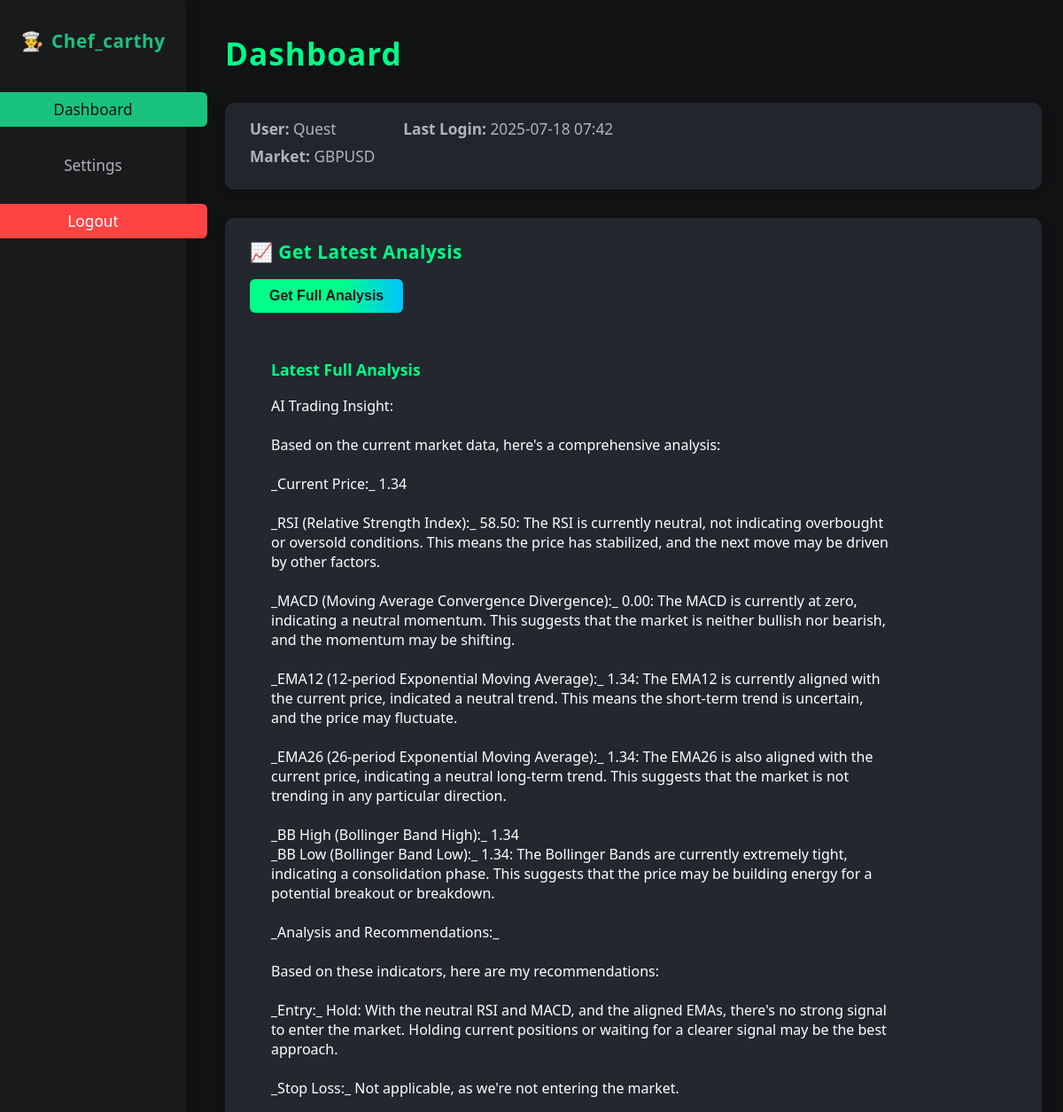
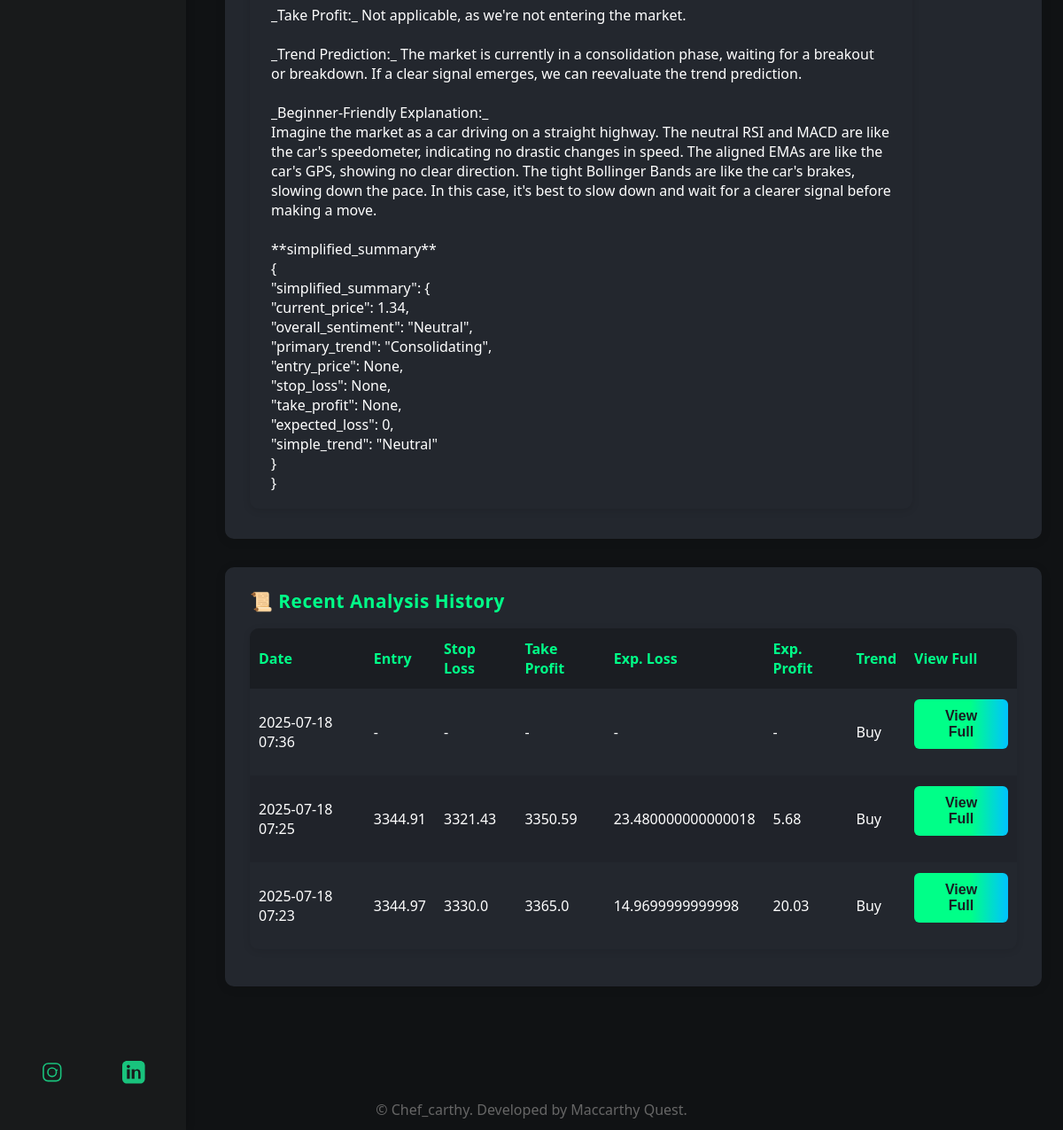
Page /dashboard (signed in) on the committed database (2 pictures, top to bottom).
### models.py (models this page shows, shortened)
class User(db.Model):
    id = db.Column(db.Integer, primary_key=True)
    username = db.Column(db.String(80), unique=True, nullable=False)
    password = db.Column(db.String(120), nullable=False)
    is_admin = db.Column(db.Boolean, default=False)
    created_at = db.Column(db.DateTime, default=datetime.utcnow)
    last_login = db.Column(db.DateTime)
    symbol = db.Column(db.String(20), default='XAUUSDm')
    analysis_preference = db.Column(db.String(10), default='simple')  # 'simple' or 'full'

class TradingHistory(db.Model):
    id = db.Column(db.Integer, primary_key=True)
    user_id = db.Column(db.Integer, db.ForeignKey('user.id'), nullable=False)
    timestamp = db.Column(db.DateTime, default=datetime.utcnow)
    symbol = db.Column(db.String(20))  # The market analyzed
    analysis_full = db.Column(db.Text)  # Full analysis text
    analysis_current_price = db.Column(db.Float)  # Current price at analysis time
    analysis_overall_sentiment = db.Column(db.String(20))  # bullish/bearish/neutral
    analysis_primary_trend = db.Column(db.String(20))  # primary trend direction
    entry_price = db.Column(db.Float)
    stop_loss = db.Column(db.Float)
    take_profit = db.Column(db.Float)
    expected_loss = db.Column(db.Float)
    expected_profit = db.Column(db.Float)
    simple_trend = db.Column(db.String(32))
    user = db.relationship('User', backref=db.backref('analyses', lazy=True))

### app.py (the view)
@app.route("/dashboard")
def dashboard():
    if "user_id" not in session:
        return redirect(url_for("login"))
    user = User.query.get(session["user_id"])
    analysis_history = TradingHistory.query.filter_by(user_id=user.id).order_by(TradingHistory.timestamp.desc()).limit(10).all()
    context = {
        'user': user,
        'analysis_history': analysis_history,
        'is_admin': session.get('is_admin', False),
        'current_timestamp': datetime.utcnow().timestamp() # Pass current timestamp for cache busting
    }
    if session.get('is_admin'):
        context['all_users'] = User.query.filter_by(is_admin=False).all()
        context['total_users'] = User.query.filter_by(is_admin=False).count()
        context['total_analyses_run'] = TradingHistory.query.count()
    return render_template("dashboard.html", **context)

### templates/dashboard.html (shortened to what this page needs)
<!DOCTYPE html>
<html lang="en">
<head>
</head>
<body>
<div class="sidebar">
    <h2><span role="img" aria-label="chef">👨‍🍳</span> Chef_carthy</h2>
    <a href="/dashboard" class="active">Dashboard</a>
    <a href="/settings">Settings</a>
    <a href="/logout" style="background:#ff4444;color:#fff;">Logout</a>
    <div class="socials">
      <a href="https://www.instagram.com/_i_am_quest/" target="_blank" title="Instagram" aria-label="Instagram">
      </a>
      <a href="https://www.linkedin.com/in/maccarthy-quest-329343275/" target="_blank" title="LinkedIn" aria-label="LinkedIn">
      </a>
    </div>
</div>
<div class="container">
    <div class="dashboard-header">
        <h1>Dashboard</h1>
    </div>
    <div class="user-info">
        <div>
            <p><strong>User:</strong> {{ user.username }}</p>
            <p><strong>Market:</strong> {{ user.symbol }}</p>
                    </div>
        <div>
            <p><strong>Last Login:</strong> {{ user.last_login.strftime('%Y-%m-%d %H:%M') if user.last_login else 'N/A' }}</p>
        </div>
    </div>
    {% if is_admin or user.analysis_preference == 'full' %}
    <div class="section-card">
        <h2>📈 Get Latest Analysis</h2>
        <button class="btn" id="full-analysis-btn">Get Full Analysis</button>
        <div id="full-analysis-result">
            {% if analysis_history and analysis_history|length > 0 %}
                <div class="full-analysis-box">
                    <h3>Latest Full Analysis</h3>
                    {{ analysis_history[0].analysis_full | replace('\n', '<br>') | safe }}
                </div>
            {% endif %}
        </div>
    </div>
    {% endif %}
    <div class="section-card">
        <h2>📜 Recent Analysis History</h2>
        <table>
            <tr>
                <th>Date</th>
                <th>Entry</th>
                <th>Stop Loss</th>
                <th>Take Profit</th>
                <th>Exp. Loss</th>
                <th>Exp. Profit</th>
                <th>Trend</th>
                <th>View Full</th>
            </tr>
            {% for record in analysis_history %}
            <tr>
                <td>{{ record.timestamp.strftime('%Y-%m-%d %H:%M') }}</td>
                <td>{{ record.entry_price if record.entry_price is not none else '-' }}</td>
                <td>{{ record.stop_loss if record.stop_loss is not none else '-' }}</td>
                <td>{{ record.take_profit if record.take_profit is not none else '-' }}</td>
                <td>{{ record.expected_loss if record.expected_loss is not none else '-' }}</td>
                <td>
                  {% if record.expected_profit is not none and record.expected_profit == record.expected_profit and record.expected_profit|float != None %}
                    {{ record.expected_profit|round(2) }}
                  {% else %}-{% endif %}
                </td>
                <td>
                  {% set trend = (record.simple_trend or record.analysis_primary_trend or '-')|lower %}
                  {% if 'bullish' in trend or 'uptrend' in trend %}Buy{% elif 'bearish' in trend or 'downtrend' in trend %}Sell{% else %}Not Sure{% endif %}
                </td>
                <td><button class="btn view-full-btn" data-index="{{ loop.index0 }}">View Full</button></td>
            </tr>
            {% endfor %}
        </table>
    </div>
</div>
<div class="footer">
    &copy; {{ current_year }} Chef_carthy. Developed by Maccarthy Quest.
</div>
</body>
</html>

### templates/dashboard.html (style rules this page uses)
body { background: #101214; color: #b0b3b8; font-family: 'Segoe UI', Arial, sans-serif; margin: 0; }
.sidebar { position: fixed; left: 0; top: 0; bottom: 0; width: 210px; background: #181a1b; padding: 32px 0 0 0; display: flex; flex-direction: column; align-items: center; box-shadow: 2px 0 8px rgba(0,0,0,0.13); z-index: 10; }
.sidebar h2 { color: #19c37d; margin-bottom: 32px; font-size: 1.3em; display: flex; align-items: center; gap: 8px; }
.sidebar .socials { margin-top: auto; margin-bottom: 24px; display: flex; gap: 18px; justify-content: center; }
.sidebar .socials a { color: #19c37d; font-size: 1.6em; transition: color 0.2s; }
.footer { text-align: center; color: #666; font-size: 1em; margin-top: 48px; margin-bottom: 12px; }
.sidebar a { color: #b0b3b8; text-decoration: none; margin: 12px 0; font-size: 1.08em; padding: 8px 24px; border-radius: 6px; display: block; width: 100%; text-align: center; transition: background 0.2s, color 0.2s; }
.sidebar a.active, .sidebar a:hover { background: #19c37d; color: #101214; }
.container { margin-left: 230px; max-width: 1100px; padding: 36px 24px 48px 24px; }
.dashboard-header { display: flex; align-items: center; justify-content: space-between; margin-bottom: 32px; }
.dashboard-header h1 { margin: 0; font-size: 2.2em; color: #00ff88; letter-spacing: 1px; }
.user-info { background: #22252b; border-radius: 10px; padding: 18px 28px; margin-bottom: 32px; box-shadow: 0 2px 12px rgba(0,0,0,0.13); display: flex; gap: 32px; flex-wrap: wrap; }
.user-info p { margin: 0 0 8px 0; font-size: 1.08em; }
.section-card { background: #23272e; border-radius: 10px; box-shadow: 0 2px 12px rgba(0,0,0,0.10); padding: 24px 28px 18px 28px; margin-bottom: 32px; }
h2 { color: #00ff88; margin-top: 0; font-size: 1.3em; letter-spacing: 0.5px; }
.btn { background: linear-gradient(90deg, #00ff88 60%, #00c3ff 100%); color: #181c22; border: none; padding: 10px 22px; border-radius: 6px; font-size: 1em; cursor: pointer; margin-bottom: 18px; font-weight: 600; transition: background 0.2s, color 0.2s; }
table { width: 100%; background: #23272e; color: #fff; border-radius: 10px; overflow: hidden; box-shadow: 0 2px 8px rgba(0,0,0,0.10); margin-bottom: 24px; border-collapse: separate; border-spacing: 0; }
th, td { padding: 12px 10px; text-align: left; }
th { background: #1a1d22; color: #00ff88; font-weight: 600; font-size: 1em; }
tr:nth-child(even) { background: #23272e; }
tr:nth-child(odd) { background: #20232a; }
.full-analysis-box, .summary-card { background: #23272e; color: #fff; border-radius: 10px; padding: 18px 24px; margin: 16px 0; box-shadow: 0 2px 8px rgba(0,0,0,0.12); max-width: 700px; }
.full-analysis-box h3, .summary-card h3 { margin-top: 0; font-size: 1.1em; color: #00ff88; }

### rows in the picture
User: username "Quest", symbol "GBPUSD", last_login "2025-07-18 07:42"
TradingHistory: analysis_full "AI Trading Insight: Based on the current market data, here's a comprehensive analysis: _Current Price:_ 1.34 _RSI (Relative Strength Index):_ 58.50: The RSI is currently neutral, not indicating overbought or oversold conditions. This means the price has stabilized, and the next move may be driven by other factors. _MACD (Moving Average Convergence Divergence):_ 0.00: The MACD is currently at zero, indicating a neutral momentum. This suggests that the market is neither bullish nor bearish, and the momentum may be shifting. _EMA12 (12-period Exponential Moving Average):_ 1.34: The EMA12 is currently aligned with the current price, indicated a neutral trend. This means the short-term trend is…", timestamp "2025-07-18 07:36", entry_price "-", stop_loss "-", take_profit "-", expected_loss "-"
TradingHistory: timestamp "2025-07-18 07:25", entry_price "3344.91", stop_loss "3321.43", take_profit "3350.59", expected_loss "23.480000000000018", expected_profit "5.68"
TradingHistory: timestamp "2025-07-18 07:23", entry_price "3344.97", stop_loss "3330.0", take_profit "3365.0", expected_loss "14.9699999999998", expected_profit "20.03"
